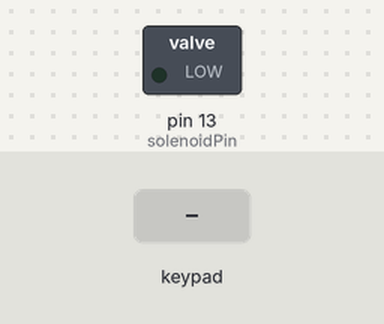
A sketch run on a simulated Arduino Uno, built with avr-gcc and run on an emulated ATmega328P. Shown: switched loads named in the sketch (green lamp = pin HIGH). Wiring (inferred from the names in the program): 4×4 keypad with keys 1 2 3 A 4 5 6 B 7 8 9 C * 0 # D: rows pin 9, pin 8, pin 7, pin 6; columns pin 5, pin 4, pin 3, pin 2. The test bench sets the inputs (shaded band). What the sketch prints to the serial monitor is not drawn.

Above: at 1.2 s.
1.3 s: keypad keys 1 2 3 4 pressed 0.4 s apart
At 3.6 s:
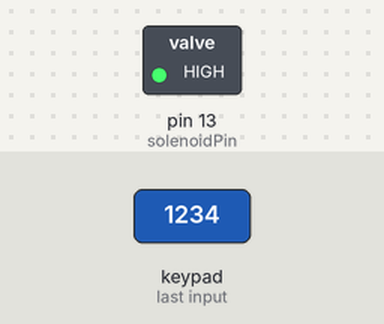
4.4 s: key '*' pressed
At 5.0 s:
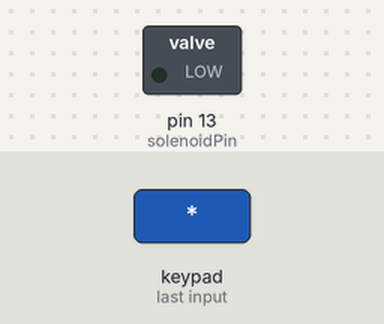
Timing chart, 0 to 7.4 s (numbered marks = the images above; inputs shaded):
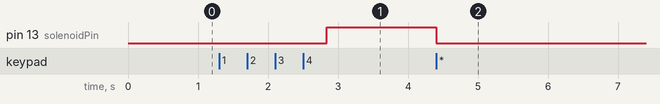

The sketch:

cajing.ino
```cpp
const unsigned long period = 50;
unsigned long prevMillis = 0;
int num = 0;
char cadena[4]= {' ', ' ',' ',' '};
char respuesta[4] = {'1','2','3','4'};
const int solenoidPin = 13;
bool cerrado;
byte iRow = 0, iCol = 0;
const byte countRows = 4;
const byte countCols = 4;
const byte rowsPins[countRows] = {9, 8, 7, 6};
const byte colsPins[countCols] = {5, 4, 3, 2};
char keys[countRows][countCols] = {
  {'1','2','3', 'A'},
  {'4','5','6', 'B'},
  {'7','8','9', 'C'},
  {'*','0','#', 'D'}};

bool readKeypad(){
  bool rst = false;
  for (byte c = 0; c < countCols; c++){
    pinMode(colsPins[c], OUTPUT);
    digitalWrite(colsPins[c], LOW);
    for (byte r = 0; r < countRows; r++){
      if (digitalRead(rowsPins[r]) == LOW){
        iRow = r;
        iCol = c;
        rst = true;
      }
    }
    digitalWrite(colsPins[c], HIGH);
    pinMode(colsPins[c], INPUT);
  }
  return rst;
}

void setup(){
  pinMode (solenoidPin, OUTPUT);
  Serial.begin(9600);
  for (byte c = 0; c < countCols; c++){
    pinMode(colsPins[c], INPUT);
    digitalWrite(colsPins[c], HIGH);
  }

  for (byte r = 0; r < countRows; r++){
    pinMode(rowsPins[r], INPUT_PULLUP);
  }
}
void resetCadena(){
  cadena[0] =' ';
  cadena[1] =' ';
  cadena[2] =' ';
  cadena[3] =' ';
}
void loop(){
  while(num <4){
    if (millis() - prevMillis > period){
      prevMillis = millis();
      if(readKeypad()){

        cadena[num]= (char) keys[iRow][iCol];
        num ++;
        delay (300);
        Serial.println(num);
        if (keys[iRow][iCol] == '*'){
            num = 0;
            resetCadena();
        }
      }
    }
  }
  Serial.println(cadena);
  if(cadena[0]==respuesta[0] && cadena[1]==respuesta[1] && cadena[2]==respuesta[2] && cadena[3]==respuesta[3]){
    digitalWrite(solenoidPin, HIGH);
    cerrado = false;
    while(!cerrado){
      if(readKeypad()){
        if (keys[iRow][iCol] == '*'){
          cerrado = true;
        }
      }
    }
  }
  digitalWrite(solenoidPin, LOW);
  resetCadena();
  num = 0;
}
```

Measured:
- after the input at 1.3 s, pin 13 (solenoidPin): LOW → HIGH after 1.5 s
- after the input at 4.4 s, pin 13 (solenoidPin): HIGH → LOW at once
